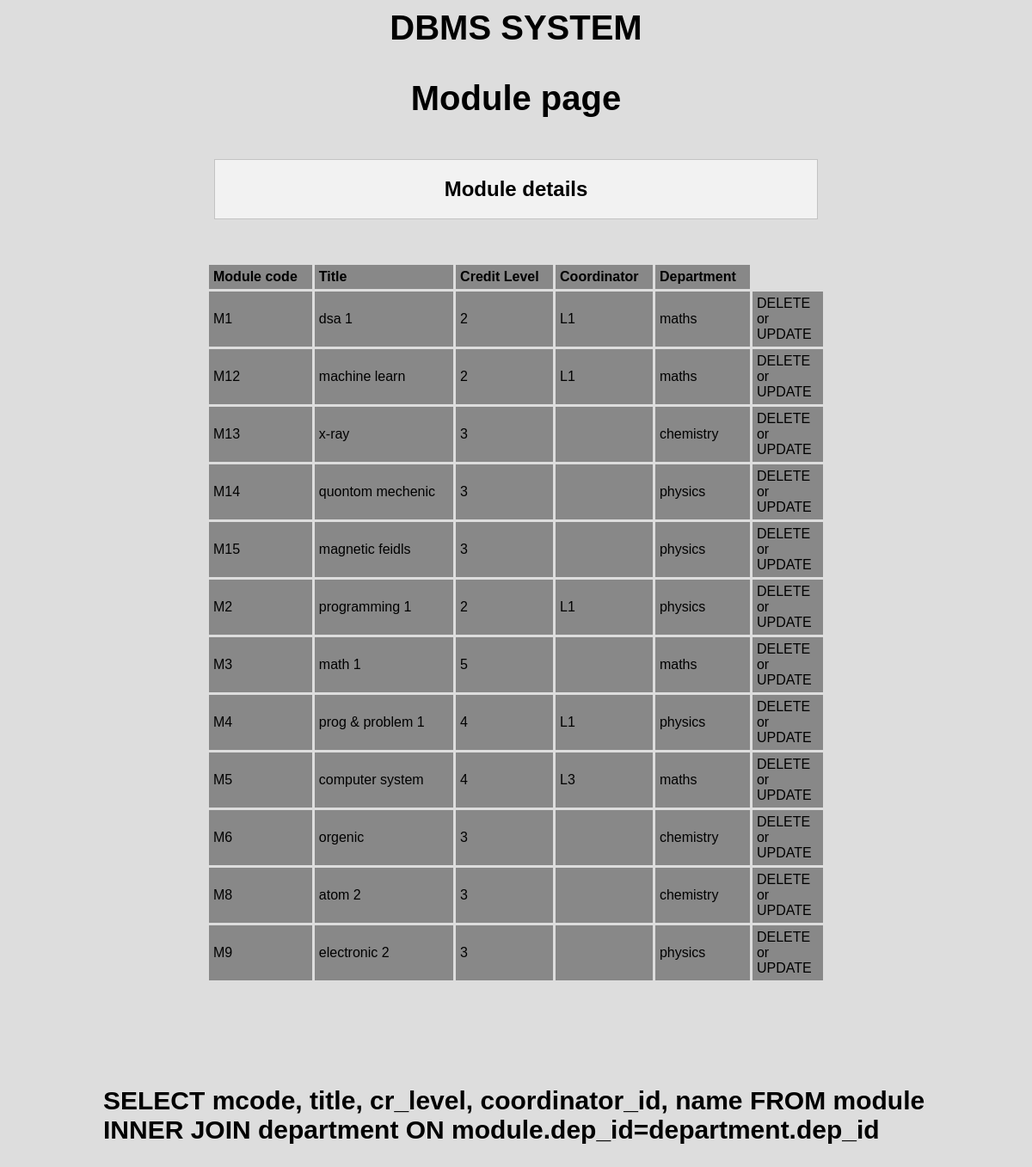
/admin/modules.php, run on an earlier commit of the app's database.
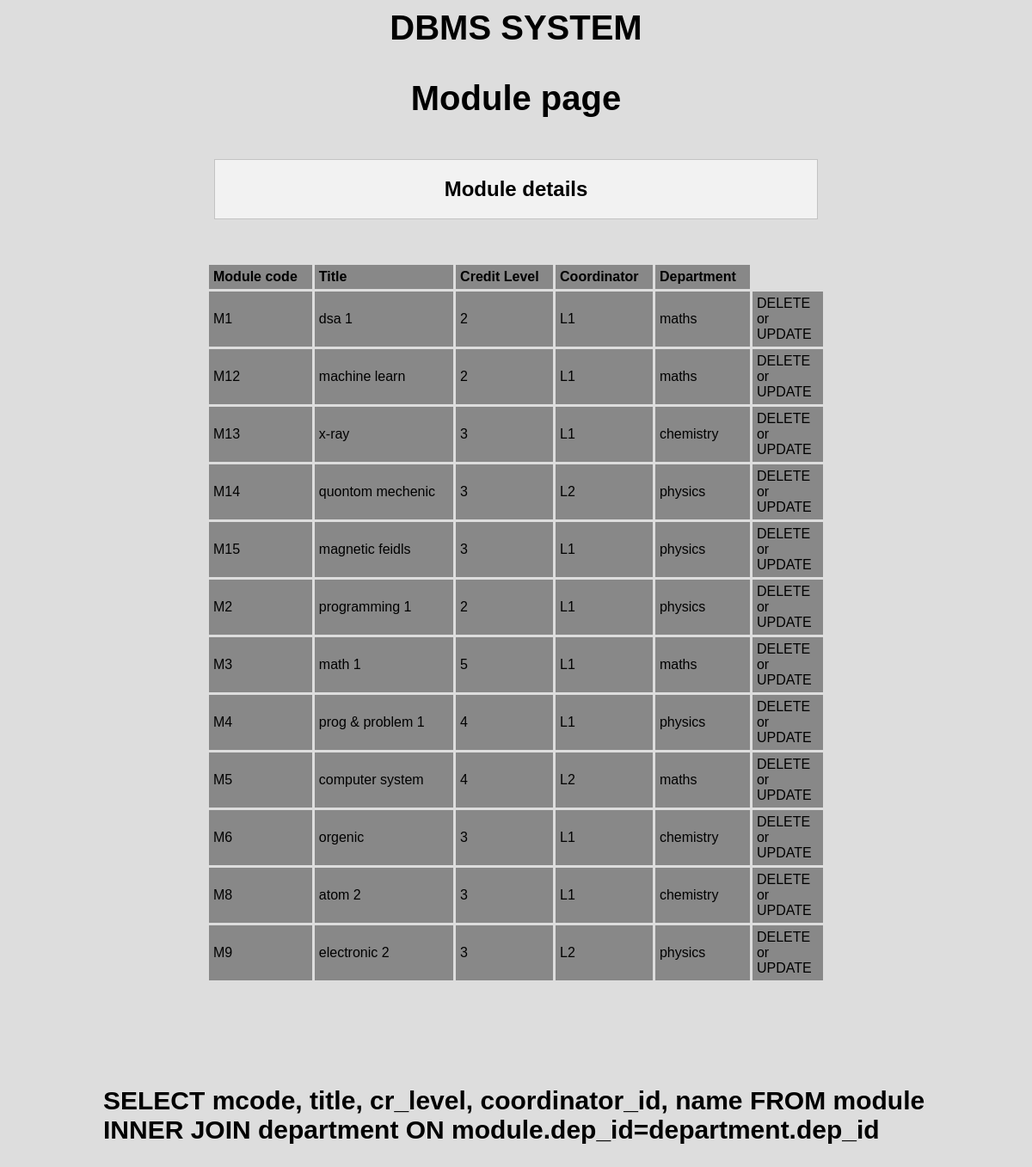
And on a later commit of the database.
### tables this page shows
CREATE TABLE `module` (
  `mcode` varchar(50) NOT NULL,
  `title` varchar(50) NOT NULL,
  `cr_level` int(11) NOT NULL,
  `coordinator_id` varchar(50) NOT NULL,
  `d_id` varchar(50) NOT NULL,
  `dep_id` varchar(50) NOT NULL,
  `semester` int(11) NOT NULL
);

CREATE TABLE `department` (
  `dep_id` varchar(50) NOT NULL,
  `name` varchar(225) NOT NULL
);

### admin/modules.php (the view, shortened to what this page needs)
<?php
include_once("config.php");
$sql1 = "SELECT mcode, title, cr_level, coordinator_id, name FROM module INNER JOIN department ON module.dep_id=department.dep_id";
$result1 = mysqli_query($con, $sql1) or die(mysqli_error($con));
if(mysqli_num_rows($result1)>0){
    $str = '<tr>';
    while($row=mysqli_fetch_assoc($result1)){
        $str .= "<td>$row[mcode]</td>";
        $str .= "<td>$row[title]</td>";
        $str .= "<td>$row[cr_level]</td>";
        $str .= "<td>$row[coordinator_id]</td>";
        $str .= "<td>$row[name]</td>";
        $str .= "<td><a style='padding:0' href='delete.php?mcode=$row[mcode]'>Delete</a>or <a style='padding:0' href='update_module.php?mcode=$row[mcode]'>Update</a></td>";
        $str .="</tr>";
    }
}else{
    $str = "<tr>No data</tr>";
}
 ?>
 <!DOCTYPE html>
<html>
<head>
    <link rel="stylesheet" href="../css/form.css?modified=205209">
    <link rel="stylesheet" href="../css/test.css?modified=203094">
    <link rel="stylesheet" href="../css/tab.css?modified=200209">
    <link rel="stylesheet" href="../css/navbar.css?modified=20209">
</head>
<body>
    <a href="index.php"><h1>DBMS System</h1></a>
        <h1>Module page</h1>
        <div class="container-main2">
            <h2>Module details</h2>
        </div>
        <div class="container">
            <table>
                <tr>
                    <td><b>Module code</b></td><td><b>Title</b></td><td><b>Credit Level</b></td><td><b>Coordinator</b></td><td><b>Department</b></td><th style='background: #ddd;'></th>
                </tr>
                <?php if(isset($str)){echo $str; } ?>
            </table>
        </div>
        <div id="msg">
            <?php echo $sql1; ?>
        </div>
    </body>
</html>

### css/test.css (style rules this page uses)
html { font-family: sans-serif; background: #dddddd; }
h1 { text-align: center; font-size: 40px; }
h2 { text-align: center; }
.container-main2 { width: 700px; margin-left: auto; margin-right: auto; margin-top: 4%; margin-bottom: 50px; background: #f2f2f2; display: block; padding: 0; position: relative; border: 1px solid #c3c3c3; }
#msg { font-size: 30px; color: black; font-weight: bold; margin: 10%; }

### css/navbar.css (style rules this page uses)
body { padding: 0; margin: 0; }
h1 { margin-top: 0; padding-top: 0px; }
a { color: inherit; text-decoration: none; text-transform: uppercase; display: block; padding: 10px; }

### admin/modules.php (style rules this page uses)
table, th, td { border: 3px solid #ddd; border-collapse: collapse; padding: 5px; }
table { width: 100%; }
.container { margin-left: auto; margin-right: auto; width: 60%; display: block; }
table { background: #888; }
th { background: #555; }

What changed in the data, as far as the page shows it:
changed module "x-ray": coordinator (not shown) → "L1"
changed module "quontom mechenic": coordinator (not shown) → "L2"
changed module "magnetic feidls": coordinator (not shown) → "L1"
changed module "math 1": coordinator (not shown) → "L1"
changed module "computer system": coordinator "L3" → "L2"
changed module "orgenic": coordinator (not shown) → "L1"
changed module "atom 2": coordinator (not shown) → "L1"
changed module "electronic 2": coordinator (not shown) → "L2"
